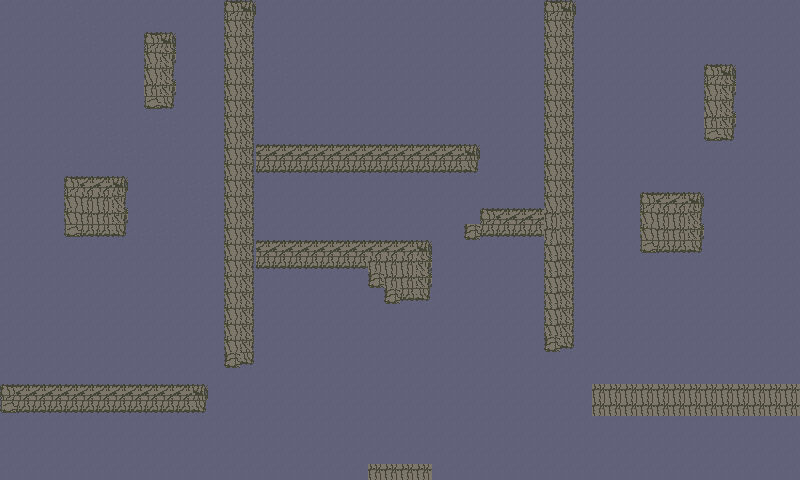

Below is a game level as drawn by its tile map, then a one-line description and the .tmx that defines it (tile-layer data replaced by summaries):
An orthogonal 50x30 tile map with 16x16 px tiles, 2 tile layers (Background, Bricks), 2 tilesets and 12 objects (Monster).

<map version="1.0" orientation="orthogonal" renderorder="right-down" width="50" height="30" tilewidth="16" tileheight="16" nextobjectid="66">
 <tileset firstgid="1" name="tiles" tilewidth="16" tileheight="16" spacing="1" tilecount="324" columns="18">
  <image source="../images/tiles.png" width="320" height="320" />
 </tileset>
 <tileset firstgid="325" name="tiles" tilewidth="16" tileheight="16" spacing="1" tilecount="324" columns="18">
  <image source="../images/tiles.png" width="320" height="320" />
 </tileset>
 <layer name="Background" width="50" height="30">
  <data>[1500 cells, 1500 non-empty, 2 distinct tile ids]</data>
 </layer>
 <layer name="Bricks" width="50" height="30">
  <data>[1500 cells, 264 non-empty, 12 distinct tile ids]</data>
 </layer>
 <objectgroup name="Monster">
  <object id="46" name="Monster" x="368" y="416" width="48" height="48">
   <properties>
    <property name="food" type="int" value="35" />
   </properties>
  </object>
 </objectgroup>
 <objectgroup name="Player" visible="0">
  <properties>
   <property name="fleet" type="int" value="3" />
  </properties>
 </objectgroup>
 <objectgroup name="Food">
  <properties>
   <property name="amount" type="int" value="50" />
  </properties>
  <object id="48" x="144" y="32" width="32" height="80" />
  <object id="49" x="224" y="320" width="32" height="48" />
  <object id="55" x="640" y="192" width="64" height="64" />
  <object id="56" x="400" y="144" width="80" height="32" />
  <object id="57" x="704" y="64" width="32" height="80" />
  <object id="58" x="256" y="240" width="176" height="16" />
  <object id="60" x="464" y="224" width="80" height="16" />
  <object id="61" x="480" y="208" width="64" height="16" />
  <object id="63" x="592" y="384" width="64" height="32" />
  <object id="64" x="64" y="176" width="64" height="64" />
  <object id="65" x="144" y="384" width="64" height="32" />
 </objectgroup>
</map>
